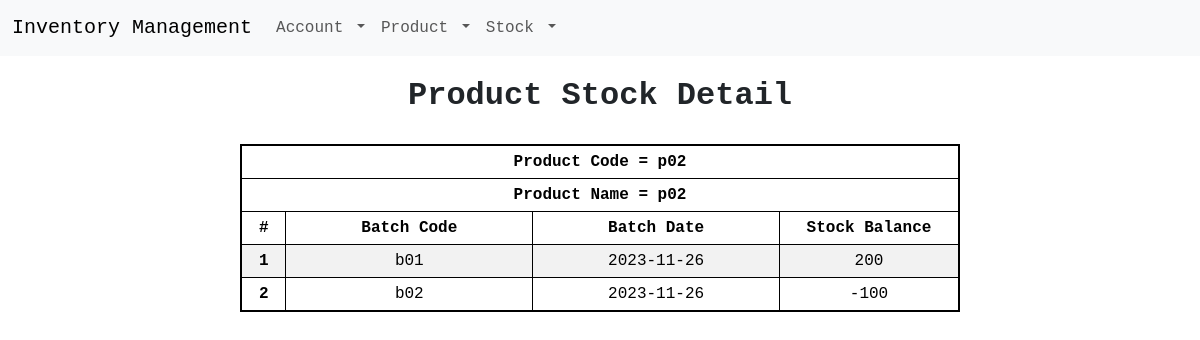
Before: /view-stock-detail/2 with the older database file.
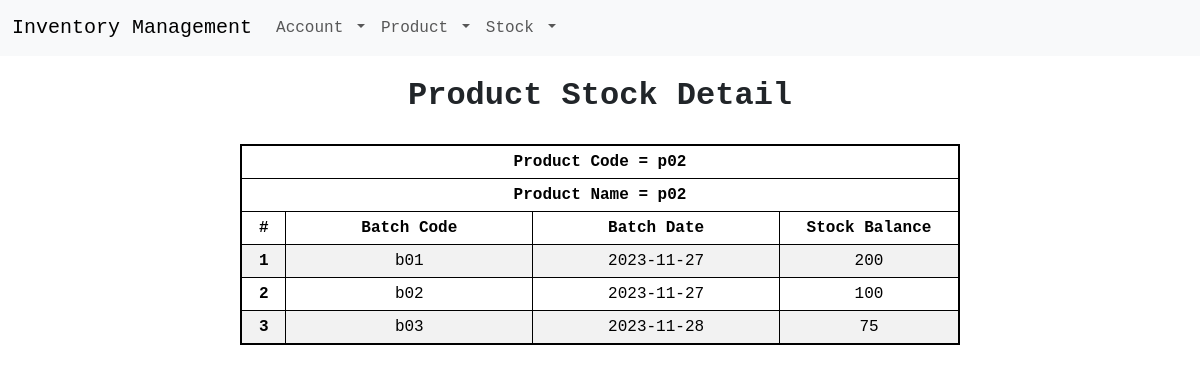
After: the same page with the newer database file.
### app/models.py (models this page shows)
class Product(db.Model):
    id = db.Column(db.Integer, primary_key=True)
    productCode = db.Column(db.String(250), unique=True, nullable=False)
    productName = db.Column(db.String(250), nullable=False)
    description = db.Column(db.String(250), nullable=False)
    rate = db.Column(db.Float, nullable=False)

class StockInOut(db.Model):
    id = db.Column(db.Integer, primary_key=True)
    batchCode = db.Column(db.Integer, unique=True, nullable=False)
    batchDate = db.Column(db.Date, nullable=False)
    inOut = db.Column(db.Integer, nullable=False, default=0)

### app/views.py (the view)
@app.route("/view-stock-detail/<product_id>", methods=["GET", "POST"])
def viewStockDetail(product_id):
    query = ("SELECT productCode, productName, batchCode, batchDate, iif(inOut"
             " == 0, quantity, -quantity) as stockBalance FROM stock_in_out as"
             " sio, stock_in_out_detail as siod, product as p WHERE "
             "siod.productId = " + product_id + " and sio.id = "
             "siod.stockInOutId and p.id = siod.productId")
    try:
        connection = sqlite3.connect("billing.db")
        cursor = connection.cursor()
        details = cursor.execute(query).fetchall()
        cursor.close()
        connection.close()
        return render_template("view_stock_detail.html", details=details)
    except sqlite3.Error:
        flash("Error occurred", "danger")
    return render_template("view_stock_detail.html")

### app/templates/view_stock_detail.html
{% extends 'base.html' %}
{% block content %}
<div class="head-text">Product Stock Detail</div>
<table class="table table-striped table-bordered table-hover table-sm" id="view-stock-table">
    <thead>
      <tr>
        <td colspan=4><b>Product Code = {{ details[0][0] }}</b></td>
      </tr>
      <tr>
        <td colspan=4><b>Product Name = {{ details[0][1] }}</b></td>
      </tr>
      <tr>
        <th scope="col">#</th>
        <th scope="col">Batch Code</th>
        <th scope="col">Batch Date</th>
        <th scope="col" width="25%">Stock Balance</th>
      </tr>
    </thead>
    <tbody>
      {% for deatil in details %}
        <tr>
          <th scope="row">{{ loop.index }}</th>
          <td>{{ deatil[2] }}</td>
          <td>{{ deatil[3] }}</td>
          <td>{{ deatil[4] }}</td>
        </tr>
      {% endfor %}
    </tbody>
  </table>
{% endblock %}

### app/templates/base.html (shortened to what this page needs)
<!DOCTYPE html>
<html>
  <head>
    <html lang="en">
    <link
      href="https://cdn.jsdelivr.net/npm/bootstrap@5.3.2/dist/css/bootstrap.min.css"
      rel="stylesheet"
    />
    <link rel="stylesheet" href="../static/styles/base.css" />
  </head>
  <body>
    <nav class="navbar navbar-expand-lg bg-body-tertiary navbar-fixed-top">
      <div class="container-fluid">
        <a class="navbar-brand">Inventory Management</a>
        <div class="collapse navbar-collapse" id="navbarNav">
          <ul class="navbar-nav">
            <li class="nav-item dropdown">
              <a class="nav-link dropdown-toggle" href="#" role="button" data-bs-toggle="dropdown" aria-expanded="false">
                Account
              </a>
            </li>
            <li class="nav-item dropdown">
              <a class="nav-link dropdown-toggle" href="#" role="button" data-bs-toggle="dropdown" aria-expanded="false">
                Product
              </a>
            </li>
            <li class="nav-item dropdown">
              <a class="nav-link dropdown-toggle" href="#" role="button" data-bs-toggle="dropdown" aria-expanded="false">
                Stock
              </a>
            </li>
          </ul>
        </div>
      </div>
    </nav>
    <div id="main-content">{% block content %}{% endblock %}</div>
  </body>
</html>

### app/static/styles/base.css (style rules this page uses)
* { font-family: "Lucida Console", "Courier New", monospace; }
.head-text { font-size: 2em; font-weight: 600; text-align: center; padding-top: 0.5em; padding-bottom: 0.75em; }
.table { width: 80%; margin: auto; text-align: center; vertical-align: middle; border: 2px solid black; }
#manage-account-table, #view-stock-table { width: 60%; }
#view-stock-table { border: 2px solid black; }

Changed rows visible on the page:
changed StockInOut (number 1 of 3 on the later page): batchDate "2023-11-26" → "2023-11-27"
changed StockInOut (number 2 of 3 on the later page): batchDate "2023-11-26" → "2023-11-27"; deatil "-100" → "100"
added StockInOut: batchCode "b03", batchDate "2023-11-28", deatil "75"
